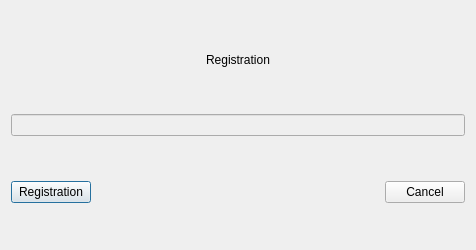
<?xml version="1.0" encoding="UTF-8"?>
<ui version="4.0">
 <class>Dialog</class>
 <widget class="QDialog" name="Dialog">
  <property name="geometry">
   <rect>
    <x>0</x>
    <y>0</y>
    <width>476</width>
    <height>250</height>
   </rect>
  </property>
  <property name="windowTitle">
   <string>Registartion by name</string>
  </property>
  <property name="layoutDirection">
   <enum>Qt::LeftToRight</enum>
  </property>
  <layout class="QVBoxLayout" name="verticalLayout_2">
   <item>
    <layout class="QVBoxLayout" name="verticalLayout">
     <item>
      <spacer name="verticalSpacer">
       <property name="orientation">
        <enum>Qt::Vertical</enum>
       </property>
       <property name="sizeHint" stdset="0">
        <size>
         <width>20</width>
         <height>40</height>
        </size>
       </property>
      </spacer>
     </item>
     <item>
      <layout class="QHBoxLayout" name="horizontalLayout_2">
       <item>
        <spacer name="horizontalSpacer_3">
         <property name="orientation">
          <enum>Qt::Horizontal</enum>
         </property>
         <property name="sizeHint" stdset="0">
          <size>
           <width>40</width>
           <height>20</height>
          </size>
         </property>
        </spacer>
       </item>
       <item>
        <widget class="QLabel" name="label">
         <property name="text">
          <string>Registration</string>
         </property>
        </widget>
       </item>
       <item>
        <spacer name="horizontalSpacer_2">
         <property name="orientation">
          <enum>Qt::Horizontal</enum>
         </property>
         <property name="sizeHint" stdset="0">
          <size>
           <width>40</width>
           <height>20</height>
          </size>
         </property>
        </spacer>
       </item>
      </layout>
     </item>
     <item>
      <spacer name="verticalSpacer_4">
       <property name="orientation">
        <enum>Qt::Vertical</enum>
       </property>
       <property name="sizeHint" stdset="0">
        <size>
         <width>20</width>
         <height>40</height>
        </size>
       </property>
      </spacer>
     </item>
     <item>
      <widget class="QLineEdit" name="reg_lbl">
       <property name="enabled">
        <bool>false</bool>
       </property>
      </widget>
     </item>
     <item>
      <spacer name="verticalSpacer_3">
       <property name="orientation">
        <enum>Qt::Vertical</enum>
       </property>
       <property name="sizeHint" stdset="0">
        <size>
         <width>20</width>
         <height>40</height>
        </size>
       </property>
      </spacer>
     </item>
     <item>
      <layout class="QHBoxLayout" name="horizontalLayout">
       <item>
        <widget class="QPushButton" name="registation_button">
         <property name="text">
          <string>Registration</string>
         </property>
        </widget>
       </item>
       <item>
        <spacer name="horizontalSpacer">
         <property name="orientation">
          <enum>Qt::Horizontal</enum>
         </property>
         <property name="sizeHint" stdset="0">
          <size>
           <width>40</width>
           <height>20</height>
          </size>
         </property>
        </spacer>
       </item>
       <item>
        <widget class="QPushButton" name="cancel_button">
         <property name="text">
          <string>Cancel</string>
         </property>
        </widget>
       </item>
      </layout>
     </item>
    </layout>
   </item>
   <item>
    <spacer name="verticalSpacer_2">
     <property name="orientation">
      <enum>Qt::Vertical</enum>
     </property>
     <property name="sizeHint" stdset="0">
      <size>
       <width>20</width>
       <height>40</height>
      </size>
     </property>
    </spacer>
   </item>
  </layout>
 </widget>
 <resources/>
 <connections/>
</ui>
